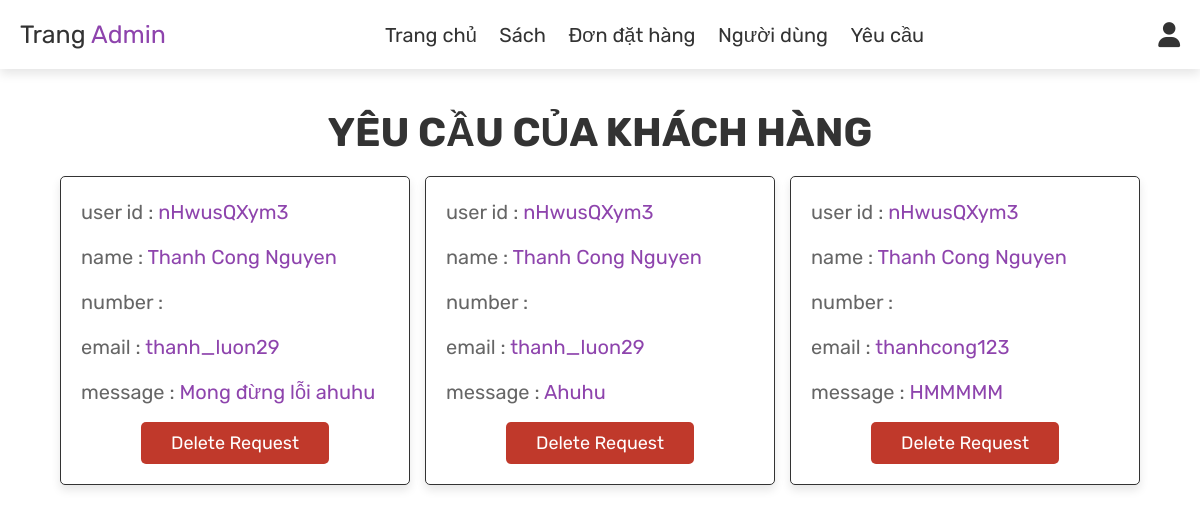
The page /admin/View/admin_request.php (signed in) on the database its author committed.
### tables this page shows
CREATE TABLE `message` (
  `id` int(100) NOT NULL,
  `user_id` varchar(10) NOT NULL,
  `name` varchar(100) NOT NULL,
  `username` varchar(100) NOT NULL,
  `email` varchar(100) NOT NULL,
  `phonenumber` varchar(20) NOT NULL,
  `message` varchar(1000) NOT NULL
);

### admin/View/admin_request.php (the view, shortened to what this page needs)
<?php
include '../../config/config.php';
?>
<!DOCTYPE html>
<html lang="en">
<head>
    <link rel="stylesheet" href="https://cdnjs.cloudflare.com/ajax/libs/font-awesome/6.0.0/css/all.min.css">
    <link rel="stylesheet" href="../../public/css/admin.css">
</head>
<body>
    <?php include 'admin_header.php'; ?>
    <section class="messages">
        <h1 class="title"> Yêu cầu của khách hàng </h1>
        <div class="box-container">
            <?php
            $select_message = mysqli_query($conn, "SELECT * FROM `message`") or die('query failed');
            if (mysqli_num_rows($select_message) > 0) {
                while ($fetch_message = mysqli_fetch_assoc($select_message)) {
            ?>
            <div class="box">
                <p> user id : <span><?php echo $fetch_message['user_id']; ?></span> </p>
                <p> name : <span><?php echo $fetch_message['name']; ?></span> </p>
                <p> number : <span><?php echo $fetch_message['number']; ?></span> </p>
                <p> email : <span><?php echo $fetch_message['email']; ?></span> </p>
                <p> message : <span><?php echo $fetch_message['message']; ?></span> </p>
                <a href="admin_request.php?delete=<?php echo $fetch_message['id']; ?>"
                    onclick="return confirm('delete this request?');" class="delete-btn">delete request</a>
            </div>
            <?php
                };
            } else {
                echo '<p class="empty">Hiện tại không có yêu cầu nào!</p>';
            }
            ?>
        </div>
    </section>
</body>
</html>

### public/css/admin.css (style rules this page uses)
:root { --purple: #8e44ad; --red: #c0392b; --orange: #f39c12; --black: #333; --white: #fff; --light-color: #666; --light-white: #ccc; --light-bg: rgba(255, 255, 255, 0.1); --border: 0.1rem solid var(--black); --box-shadow: 0 0.5rem 1rem rgba(0, 0, 0, 0.1); }
* { font-family: "Rubik", sans-serif; margin: 0; padding: 0; box-sizing: border-box; outline: none; border: none; text-decoration: none; transition: all 0.2s linear; }
html { font-size: 62.5%; overflow-x: hidden; }
body { background-color: var(--light-bg); }
section { padding: 4rem 3rem; }
.title { text-align: center; margin-bottom: 2rem; text-transform: uppercase; color: var(--black); font-size: 4rem; }
.btn, .option-btn, .delete-btn, .white-btn { display: inline-block; margin-top: 1rem; padding: 1rem 3rem; cursor: pointer; color: var(--white); font-size: 1.8rem; border-radius: 0.5rem; text-transform: capitalize; }
.delete-btn { background-color: var(--red); }
.messages .box-container { display: grid; grid-template-columns: repeat(auto-fit, 35rem); justify-content: center; gap: 1.5rem; max-width: 1200px; margin: 0 auto; align-items: flex-start; }
.messages .box-container .box { background-color: var(--white); padding: 2rem; border: var(--border); box-shadow: var(--box-shadow); border-radius: 0.5rem; word-wrap: break-word; word-break: break-all; }
.messages .box-container .box p { padding-bottom: 1.5rem; font-size: 2rem; color: var(--light-color); line-height: 1.5; }
.messages .box-container .box p span { color: var(--purple); }
.messages .box-container .box .delete-btn { margin-top: 0; position: relative; left: 50%; transform: translate(-50%, 0); }

### rows shown on the page
message: user "nHwusQXym3", name "Thanh Cong Nguyen", email "thanh_luon29", message "Mong đừng lỗi ahuhu"
message: user "nHwusQXym3", name "Thanh Cong Nguyen", email "thanh_luon29", message "Ahuhu"
message: user "nHwusQXym3", name "Thanh Cong Nguyen", email "thanhcong123", message "HMMMMM"
